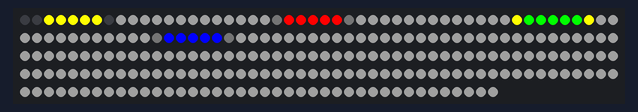
The sketch below on a simulated Arduino Uno, built with avr-gcc and run on an emulated ATmega328P. Shown: 240 RGB LEDs in strip order, left to right, continuing on the next row. What the sketch prints to the serial monitor is not drawn.

Above: at 0.2 s.
At 4.97 s:
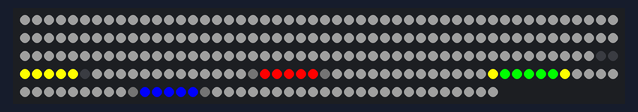
At 9.76 s:
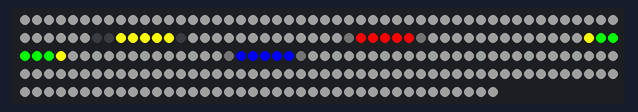
At 19.31 s:
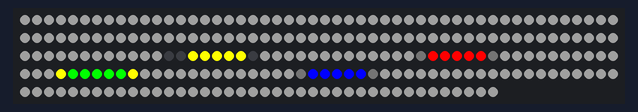
At 29.42 s:
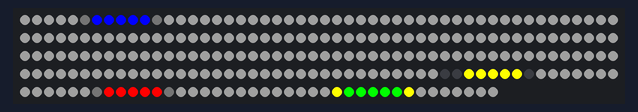
At 39.3 s:
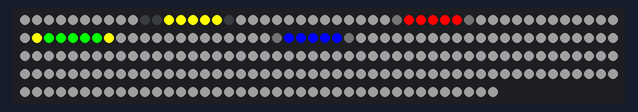

The sketch:

metro-cool-leds.ino
```cpp
#include <Adafruit_DotStar.h>
#include <SPI.h>

//
// Stript Parameters
//
#define PIX_PER_M  60
#define M_IN_STRIP 4
#define NUMPIXELS  PIX_PER_M * M_IN_STRIP
#define DATAPIN    11
#define CLOCKPIN   13

//
// FIR filter Parameters
//
#define FIR_N      5
#define NUM_COLORS 3

//
// FIR Filter Variables
//

// color order G R B
// set group delay and bluring function
uint16_t  h[NUM_COLORS][FIR_N] = {{0,256, 0, 0,0},{0,256, 0,0,0},{0,256, 0,0,0}};

// local filter history
uint8_t   x[NUM_COLORS][FIR_N];

Adafruit_DotStar strip(NUMPIXELS, DOTSTAR_BRG);

void drawBands(int offset, uint32_t primaryColor, int primaryBandWidth, uint32_t accentColor, int accentBandWidth);

void setup() {
  // put your setup code here, to run once:

  // initialize the UART to operate at 9600 BAUD
  Serial.begin(9600);
  Serial.println("Serial Port: Inialized for 9600 BAUD");

  // initialize Dotstar
  strip.begin(); // Initialize pins for output

  // create Hogwarts House Colors for Kai
  strip.fill(0x202020,  0, NUMPIXELS); // set default to white

  int primaryBandWidth = 5;
  int accentBandWidth = 1;

  // Hufflepuff
  drawBands(0, 0xffff00, primaryBandWidth, 0x000000, accentBandWidth);

  // Slytherin
  drawBands(20, 0xff0000, primaryBandWidth, 0x010101, accentBandWidth);

  // Griffendor
  drawBands(40, 0x00ff00, primaryBandWidth, 0xffff00, accentBandWidth);

  // Ravenclaw
  drawBands(60, 0x0000ff, primaryBandWidth, 0x010101, accentBandWidth);

  strip.show();  // Turn all LEDs off ASAP
  Serial.println("DotStar LEDs: Inialized");

  // initialize FIR filter
  // for each color
  for(int k=0; k < NUM_COLORS; k++){
    for(int j=0; j > FIR_N; j++){
      x[k][j] = (strip.getPixelColor(NUMPIXELS-j-1) >> k*8) & 0xFF;
    }
  }
  Serial.println("FIR filter: Inialized");
}

void loop() {
  // put your main code here, to run repeatedly
  uint32_t accum;
  uint32_t rgb;

  // for each pixel "i"
  for(int i=0; i < NUMPIXELS; i++){

    // for each color channel "k"
    rgb = 0;
    for(int k=0; k<NUM_COLORS; k++){

      // update local histor of last output
      for(int j=FIR_N-1; j > 0; j--){
           x[k][j] = x[k][j-1];
      }
      x[k][0] = (strip.getPixelColor(i) >> k*8) & 0xFF;

      // apply FIR filter impluse response h[k][n]
      accum = 0;
      for(int j=0; j < FIR_N; j++){
         accum += x[k][j]*h[k][j];
      }
      accum = (accum + (1 << 7)) >> 8;

      //truncate value if there is overflow to stop channel bleed
      accum &= 0xFF;

      // splice color back into a single word
      rgb |= accum << k*8;
    } // for each color

     strip.setPixelColor(i,rgb);

  } // for each pixel
  strip.show();                     // Refresh strip
  delay(10);                        // Pause 20 milliseconds (~50 FPS)

}

void drawBands(int offset, uint32_t primaryColor, int primaryBandWidth, uint32_t accentColor, int accentBandWidth){
  strip.fill(accentColor ,   offset,  accentBandWidth);
  offset += accentBandWidth;
  strip.fill(primaryColor,   offset,  primaryBandWidth);
  offset += primaryBandWidth;
  strip.fill(accentColor ,   offset,  accentBandWidth);
}
```
